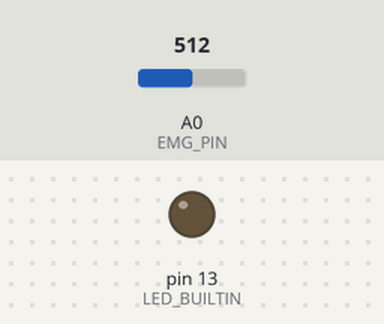
This sketch was run on a simulated Arduino Uno, built with avr-gcc and run on an emulated ATmega328P. Shown: output pins drawn as LEDs (lit = HIGH). Inputs (shaded band) come from the test bench; at power-on: A0 (EMG_PIN) = 512. What the sketch prints to the serial monitor is not drawn.

Above: at 0.1 s.
At 4.1 s:
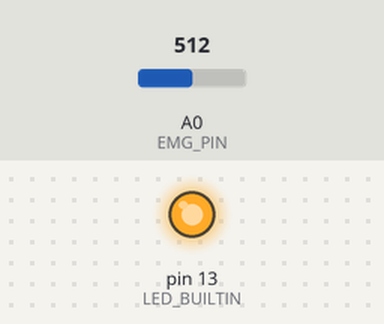
Timing chart, 0 to 15.5 s (numbered marks = the images above):
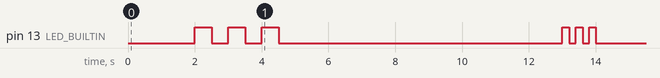

The sketch:

single_EMG_norm.ino
```cpp
/*
  Two-Channel EMG Normalization (Use rectified )

  Workflow:
    1) On power-up: 2 s baseline capture at rest.
    2) Press the button to start a 5 s "maxTask" capture to learn the largest
       magnitude deviation from baseline (both directions).
    3) Afterwards, each sample is normalized to [0, +1] using that max deviation.

  Pins:
    A0 - EMG analog input

  Serial output columns:
    time_ms, raw_adc, baseline_adc, norm_float
*/

const int EMG_PIN = A0;

// --- Calibration parameters ---
const unsigned long BASELINE_MS = 2000;   // 2 s baseline at rest
const unsigned long MAXTASK_MS  = 8000;   // 5 s window to capture max deviation

// --- State variables ---
float baseline = 0.0f;     // average rest level (ADC units)
float maxDeviation = 1.0f; // largest |raw - baseline| observed during maxTask (ADC units)
bool  calibrated = false;
float countDown = 3;

// Simple time helper
unsigned long t0;

void waitCountdown(unsigned long ms) {
  unsigned long start = millis();
  while (millis() - start < ms) {
    // just spin (no smoothing/averaging beyond what's needed during baseline)
  }
}

float readRaw() {
  // read once; no averaging, no filtering
  return (float)analogRead(EMG_PIN);
}

void captureBaseline() {
  const unsigned long start = millis();
  unsigned long n = 0;
  double sum = 0.0;

  while (millis() - start < BASELINE_MS) {
    sum += analogRead(EMG_PIN); // accumulate
    n++;
  }
  if (n == 0) n = 1;
  baseline = (float)(sum / (double)n);
}

void captureMaxTask() {
  // Instruct user via Serial
  Serial.println(F("Activate target muscle NOW (5 s)…"));
  const unsigned long start = millis();

  float localMaxDev = 1.0f; // avoid divide-by-zero if signal is flat

  while (millis() - start < MAXTASK_MS) {
    float raw = readRaw();
    float dev = raw - baseline; // magnitude WITHOUT rectifying the stream elsewhere
    // float dev = fabs(raw - baseline); // magnitude WITHOUT rectifying the stream elsewhere
    if (dev > localMaxDev) localMaxDev = dev;
  }
  maxDeviation = localMaxDev;
}

void setup() {
  pinMode(LED_BUILTIN, OUTPUT);
  pinMode(EMG_PIN, INPUT);

  Serial.begin(115200);
  while (!Serial) { /* wait for Serial on some boards */ }

  Serial.println(F("# Single-Channel EMG Normalization (no smoothing, no rectification)"));
  Serial.println(F("# Hold still. Capturing 2 s baseline…"));
  captureBaseline();
  Serial.print(F("# Baseline (ADC): "));
  Serial.println(baseline, 2);

  Serial.println(F("# Press button to start 5 s maxTask capture."));

  while (countDown > 0){
    digitalWrite(LED_BUILTIN, HIGH);
    delay(500);
    digitalWrite(LED_BUILTIN, LOW);
    delay(500);
    countDown -= 1;
    Serial.print(countDown);
    Serial.println('...');
  }

  if (countDown == 0){
    captureMaxTask();
    Serial.print(F("# Max deviation (ADC): "));
    Serial.println(maxDeviation, 2);

    if (maxDeviation < 1.0f) {
      Serial.println(F("# Warning: very small deviation—normalization may amplify noise."));
      maxDeviation = 1.0f;
    }

    calibrated = true;
    t0 = millis();
    Serial.println(F("time_ms,raw_adc,baseline_adc,norm"));
  }

  // Blink 3 times to indicate calibration complete
    digitalWrite(LED_BUILTIN, HIGH);
    delay(200);
    digitalWrite(LED_BUILTIN, LOW);
    delay(200);
    digitalWrite(LED_BUILTIN, HIGH);
    delay(200);
    digitalWrite(LED_BUILTIN, LOW);
    delay(200);
    digitalWrite(LED_BUILTIN, HIGH);
    delay(200);
    digitalWrite(LED_BUILTIN, LOW);
    delay(200);
  // }
}

void loop() {
  float raw = readRaw();

  // Normalize to [0, +1] using baseline and maxDeviation (no smoothing/rectification)
  float norm = (raw - baseline) / maxDeviation;

  // Hard clip to [0, 1] to avoid occasional out-of-range spikes
  // if (norm > 1.0f)  norm = 1.0f;
  // if (norm < 0f) norm = 0f;

  unsigned long t = millis() - t0;

  // CSV-style print for easy plotting
  // Serial.print(raw, 2);
  // Serial.print(',');
  Serial.print(baseline, 2);
  Serial.print(',');
  Serial.println(norm, 4);

  // Small delay to keep output readable; remove if you need full sample rate
  delay(2);
}
```
